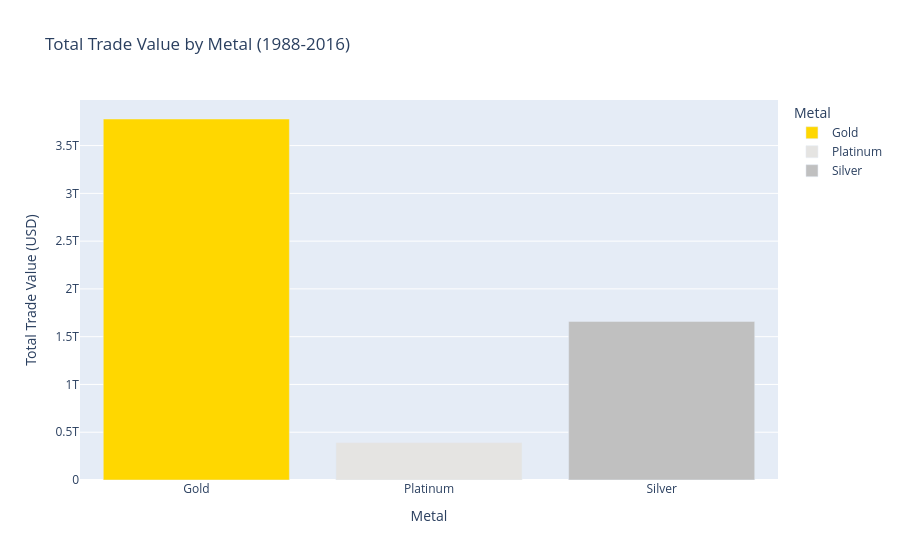

Write notebook code for a chart like this one.
### Code cell
fig = px.bar(
    bar_data,
    x="metal_group",
    y="trade_value_usd",
    title="Total Trade Value by Metal (1988-2016)",
    labels={"metal_group": "Metal", "trade_value_usd": "Total Trade Value (USD)"},
    color="metal_group",
    color_discrete_map={"Gold": "#FFD700", "Silver": "#C0C0C0", "Platinum": "#E5E4E2"}
)
fig.show()

### Figure 1 — Plotly figure (JSON) as saved in the notebook; plotly's stock layout.template omitted (floating-point values rounded to 4 significant figures)
{"data": [{"hovertemplate": "Metal=%{x}<br>Total Trade Value (USD)=%{y}<extra></extra>", "legendgroup": "Gold", "marker": {"color": "#FFD700", "pattern": {"shape": ""}}, "name": "Gold", "orientation": "v", "showlegend": true, "textposition": "auto", "type": "bar", "x": ["Gold"], "xaxis": "x", "y": [3778221224902], "yaxis": "y"}, {"hovertemplate": "Metal=%{x}<br>Total Trade Value (USD)=%{y}<extra></extra>", "legendgroup": "Platinum", "marker": {"color": "#E5E4E2", "pattern": {"shape": ""}}, "name": "Platinum", "orientation": "v", "showlegend": true, "textposition": "auto", "type": "bar", "x": ["Platinum"], "xaxis": "x", "y": [391663203022], "yaxis": "y"}, {"hovertemplate": "Metal=%{x}<br>Total Trade Value (USD)=%{y}<extra></extra>", "legendgroup": "Silver", "marker": {"color": "#C0C0C0", "pattern": {"shape": ""}}, "name": "Silver", "orientation": "v", "showlegend": true, "textposition": "auto", "type": "bar", "x": ["Silver"], "xaxis": "x", "y": [1659970437171], "yaxis": "y"}], "layout": {"barmode": "relative", "legend": {"title": {"text": "Metal"}, "tracegroupgap": 0}, "title": {"text": "Total Trade Value by Metal (1988-2016)"}, "xaxis": {"anchor": "y", "categoryarray": ["Gold", "Platinum", "Silver"], "categoryorder": "array", "domain": [0, 1], "title": {"text": "Metal"}}, "yaxis": {"anchor": "x", "domain": [0, 1], "title": {"text": "Total Trade Value (USD)"}}}}
